Frame 1 (no input): blank canvas, image omitted
Frame 60 (no input): blank canvas, image omitted
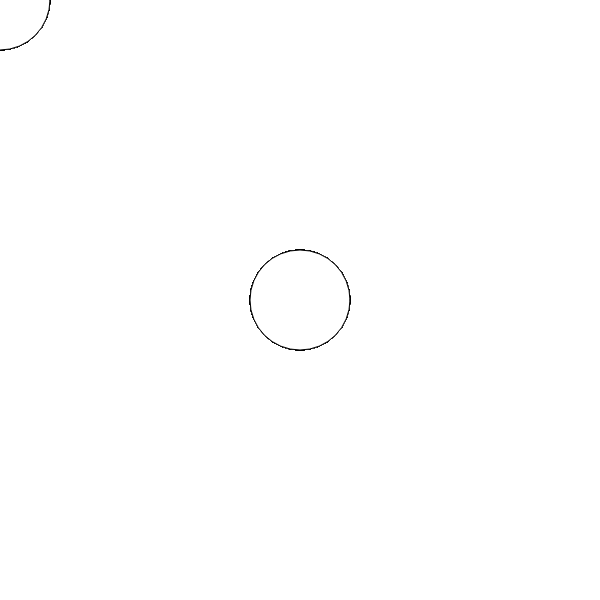
Frame 120 (the mouse pressed at the canvas centre since frame 60)

The p5.js sketch whose frames 1 and 60 were blank and that drew this single picture after the mouse press (run headless with seeded random() and noise() and a simulated clock; from frame 60 on, the mouse is pressed at the canvas centre):

// p5.js sketch
// ── sketch.js
function setup() {
  createCanvas(600,600);
}

function draw() {
  ellipse(mouseX, mouseY, 100,100);
}
